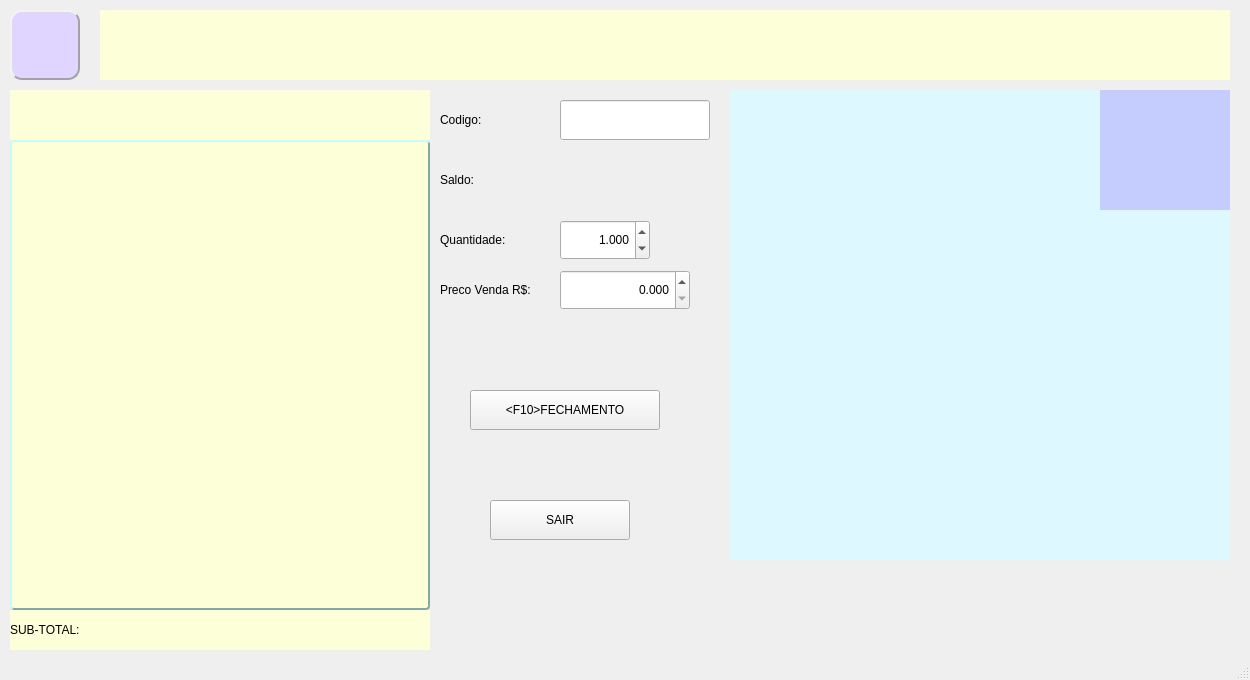
<?xml version="1.0" encoding="UTF-8"?>
<ui version="4.0">
 <class>MainWindow</class>
 <widget class="QMainWindow" name="MainWindow">
  <property name="geometry">
   <rect>
    <x>0</x>
    <y>0</y>
    <width>1250</width>
    <height>680</height>
   </rect>
  </property>
  <property name="windowTitle">
   <string>MainWindow</string>
  </property>
  <property name="styleSheet">
   <string notr="true"/>
  </property>
  <widget class="QWidget" name="centralwidget">
   <widget class="QLabel" name="produto">
    <property name="geometry">
     <rect>
      <x>100</x>
      <y>10</y>
      <width>1130</width>
      <height>70</height>
     </rect>
    </property>
    <property name="styleSheet">
     <string notr="true">font: 700 italic 35pt &quot;Courier&quot;;
background-color: rgb(253, 255, 216);
color: rgb(0, 0, 0);</string>
    </property>
    <property name="text">
     <string/>
    </property>
   </widget>
   <widget class="QLabel" name="empresa">
    <property name="geometry">
     <rect>
      <x>10</x>
      <y>10</y>
      <width>70</width>
      <height>70</height>
     </rect>
    </property>
    <property name="styleSheet">
     <string notr="true">font: 81 10pt &quot;Rockwell Extra Bold&quot;;

background-color: rgb(223, 213, 255);

border-color: rgb(162, 162, 162);

border-style: Outset;
border-width: 2px;
border-radius: 12px;</string>
    </property>
    <property name="text">
     <string/>
    </property>
    <property name="pixmap">
     <pixmap>../../../../Users/Helio/.designer/backup/CADASTRO.png</pixmap>
    </property>
    <property name="scaledContents">
     <bool>true</bool>
    </property>
   </widget>
   <widget class="QLabel" name="foto_produto">
    <property name="geometry">
     <rect>
      <x>730</x>
      <y>90</y>
      <width>500</width>
      <height>470</height>
     </rect>
    </property>
    <property name="styleSheet">
     <string notr="true">background-color: rgb(221, 249, 255);</string>
    </property>
    <property name="text">
     <string/>
    </property>
   </widget>
   <widget class="QTextBrowser" name="textBrowser">
    <property name="geometry">
     <rect>
      <x>10</x>
      <y>140</y>
      <width>420</width>
      <height>470</height>
     </rect>
    </property>
    <property name="styleSheet">
     <string notr="true">background-color: rgb(253, 255, 216);
color: rgb(0, 0, 0);
border-color: rgb(132, 168, 163);
border-style: Outset;
border-width: 2px;
border-radius: 4px;
</string>
    </property>
   </widget>
   <widget class="QPushButton" name="bt_fecha">
    <property name="geometry">
     <rect>
      <x>470</x>
      <y>390</y>
      <width>190</width>
      <height>40</height>
     </rect>
    </property>
    <property name="text">
     <string>&lt;F10&gt;FECHAMENTO</string>
    </property>
   </widget>
   <widget class="QLineEdit" name="mcodigo">
    <property name="geometry">
     <rect>
      <x>560</x>
      <y>100</y>
      <width>150</width>
      <height>40</height>
     </rect>
    </property>
    <property name="maxLength">
     <number>13</number>
    </property>
   </widget>
   <widget class="QLabel" name="label">
    <property name="geometry">
     <rect>
      <x>440</x>
      <y>100</y>
      <width>110</width>
      <height>40</height>
     </rect>
    </property>
    <property name="text">
     <string>Codigo:</string>
    </property>
   </widget>
   <widget class="QLabel" name="sub_total">
    <property name="geometry">
     <rect>
      <x>10</x>
      <y>610</y>
      <width>420</width>
      <height>40</height>
     </rect>
    </property>
    <property name="styleSheet">
     <string notr="true">background-color: rgb(253, 255, 216);
font: 700 19pt &quot;Courier&quot;;
color: rgb(0, 0, 0);</string>
    </property>
    <property name="text">
     <string>SUB-TOTAL:</string>
    </property>
   </widget>
   <widget class="QLabel" name="logohti">
    <property name="geometry">
     <rect>
      <x>1140</x>
      <y>570</y>
      <width>90</width>
      <height>90</height>
     </rect>
    </property>
    <property name="text">
     <string/>
    </property>
   </widget>
   <widget class="QLabel" name="usuario">
    <property name="geometry">
     <rect>
      <x>1100</x>
      <y>90</y>
      <width>130</width>
      <height>120</height>
     </rect>
    </property>
    <property name="styleSheet">
     <string notr="true">background-color: rgb(197, 205, 255);</string>
    </property>
    <property name="text">
     <string/>
    </property>
   </widget>
   <widget class="QLabel" name="operador">
    <property name="geometry">
     <rect>
      <x>1100</x>
      <y>210</y>
      <width>130</width>
      <height>20</height>
     </rect>
    </property>
    <property name="text">
     <string/>
    </property>
   </widget>
   <widget class="QLabel" name="numero_pedido">
    <property name="geometry">
     <rect>
      <x>10</x>
      <y>90</y>
      <width>420</width>
      <height>30</height>
     </rect>
    </property>
    <property name="styleSheet">
     <string notr="true">background-color: rgb(253, 255, 216);
color: rgb(0, 0, 0);</string>
    </property>
    <property name="text">
     <string/>
    </property>
    <property name="alignment">
     <set>Qt::AlignCenter</set>
    </property>
   </widget>
   <widget class="QDoubleSpinBox" name="mquantidade">
    <property name="geometry">
     <rect>
      <x>560</x>
      <y>220</y>
      <width>90</width>
      <height>40</height>
     </rect>
    </property>
    <property name="alignment">
     <set>Qt::AlignRight|Qt::AlignTrailing|Qt::AlignVCenter</set>
    </property>
    <property name="decimals">
     <number>3</number>
    </property>
    <property name="minimum">
     <double>0.001000000000000</double>
    </property>
    <property name="maximum">
     <double>99999.990000000005239</double>
    </property>
    <property name="stepType">
     <enum>QAbstractSpinBox::DefaultStepType</enum>
    </property>
    <property name="value">
     <double>1.000000000000000</double>
    </property>
   </widget>
   <widget class="QLabel" name="label_2">
    <property name="geometry">
     <rect>
      <x>440</x>
      <y>220</y>
      <width>110</width>
      <height>40</height>
     </rect>
    </property>
    <property name="text">
     <string>Quantidade:</string>
    </property>
   </widget>
   <widget class="QLabel" name="label_3">
    <property name="geometry">
     <rect>
      <x>440</x>
      <y>270</y>
      <width>110</width>
      <height>40</height>
     </rect>
    </property>
    <property name="text">
     <string>Preco Venda R$:</string>
    </property>
   </widget>
   <widget class="QDoubleSpinBox" name="mpreco_venda">
    <property name="geometry">
     <rect>
      <x>560</x>
      <y>270</y>
      <width>130</width>
      <height>40</height>
     </rect>
    </property>
    <property name="alignment">
     <set>Qt::AlignRight|Qt::AlignTrailing|Qt::AlignVCenter</set>
    </property>
    <property name="decimals">
     <number>3</number>
    </property>
    <property name="minimum">
     <double>0.000000000000000</double>
    </property>
    <property name="maximum">
     <double>99999.990000000005239</double>
    </property>
    <property name="stepType">
     <enum>QAbstractSpinBox::AdaptiveDecimalStepType</enum>
    </property>
    <property name="value">
     <double>0.000000000000000</double>
    </property>
   </widget>
   <widget class="QLabel" name="cabecalho">
    <property name="geometry">
     <rect>
      <x>10</x>
      <y>120</y>
      <width>420</width>
      <height>20</height>
     </rect>
    </property>
    <property name="styleSheet">
     <string notr="true">background-color: rgb(253, 255, 216);
color: rgb(0, 0, 0);</string>
    </property>
    <property name="text">
     <string/>
    </property>
   </widget>
   <widget class="QLabel" name="label_4">
    <property name="geometry">
     <rect>
      <x>440</x>
      <y>160</y>
      <width>110</width>
      <height>40</height>
     </rect>
    </property>
    <property name="text">
     <string>Saldo:</string>
    </property>
   </widget>
   <widget class="QLabel" name="saldo">
    <property name="geometry">
     <rect>
      <x>560</x>
      <y>160</y>
      <width>110</width>
      <height>40</height>
     </rect>
    </property>
    <property name="text">
     <string/>
    </property>
    <property name="alignment">
     <set>Qt::AlignRight|Qt::AlignTrailing|Qt::AlignVCenter</set>
    </property>
   </widget>
   <widget class="QPushButton" name="bt_sair">
    <property name="geometry">
     <rect>
      <x>490</x>
      <y>500</y>
      <width>140</width>
      <height>40</height>
     </rect>
    </property>
    <property name="text">
     <string>SAIR</string>
    </property>
   </widget>
  </widget>
  <widget class="QStatusBar" name="statusbar"/>
 </widget>
 <tabstops>
  <tabstop>mcodigo</tabstop>
  <tabstop>mquantidade</tabstop>
  <tabstop>mpreco_venda</tabstop>
  <tabstop>bt_fecha</tabstop>
  <tabstop>textBrowser</tabstop>
 </tabstops>
 <resources/>
 <connections/>
</ui>
